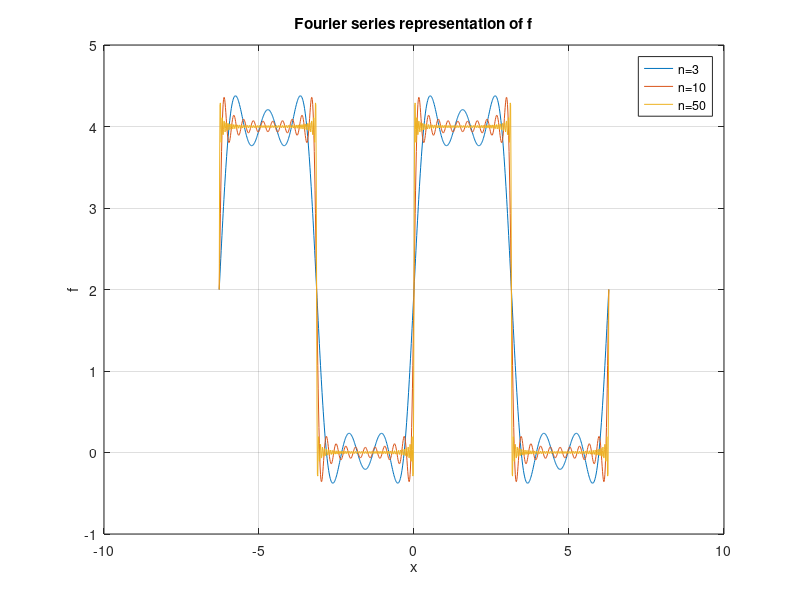

Here is the MATLAB script that generated this plot:
%ME303
%Fourier Series

clc
clear all
close all

N=1001;
L=pi;
x=linspace(-2*L,2*L,N);
a0=2;

f3=zeros(1,N);  %3 terim kullanılarak
for i=1:N
    for n=1:2:5
        f3(1,i)=f3(1,i)+8/pi/n*sin(n*x(i));
    end
    f3(1,i)=f3(1,i)+a0;
end

plot(x,f3)
grid on
hold on

f10=zeros(1,N);  %10 terim kullanılarak
for i=1:N
    for n=1:2:19
        f10(1,i)=f10(1,i)+8/pi/n*sin(n*x(i));
    end
    f10(1,i)=f10(1,i)+a0;
end

plot(x,f10)
grid on
hold on

f50=zeros(1,N);  %50 terim kullanılarak
for i=1:N
    for n=1:2:99
        f50(1,i)=f50(1,i)+8/pi/n*sin(n*x(i));
    end
    f50(1,i)=f50(1,i)+a0;
end

plot(x,f50)
grid on
legend('n=3','n=10','n=50')
title('Fourier series representation of f')
xlabel('x')
ylabel('f')
